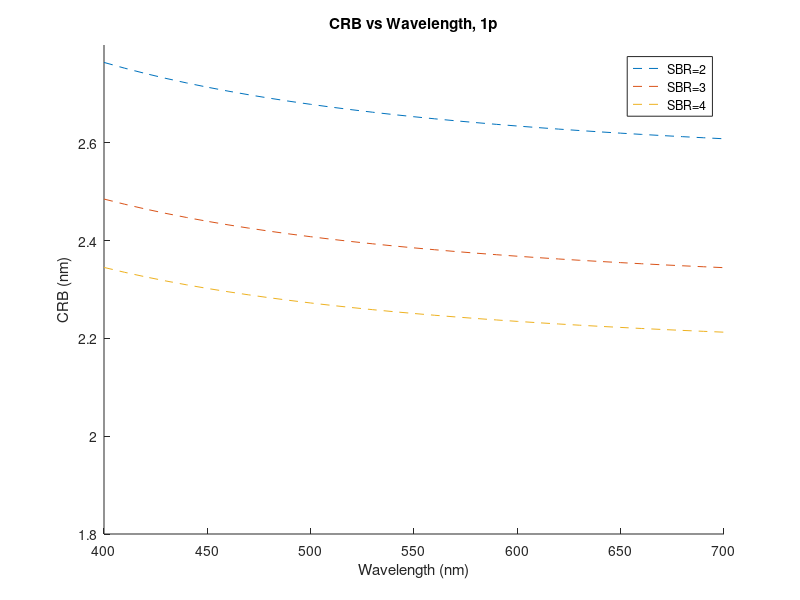
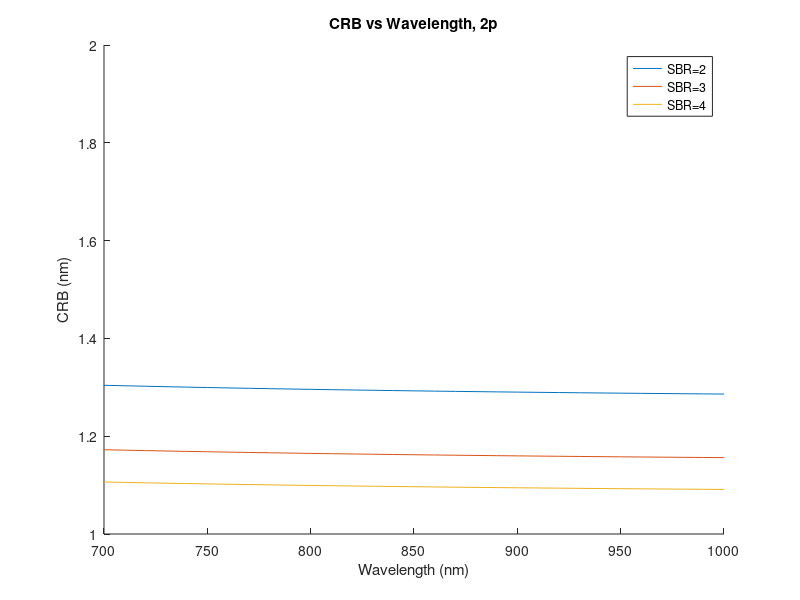

MATLAB code to generate these figures, in order:
close all
clear all

wavelength=[400:10:700;700:10:1000];
fwhm=wavelength*0.51/1.4;

NN=100; % photon number
L=50;
SBRall=[2,3,4];
K=4;
CRB=fwhm;
% cc={{'--'},{'-'}};

%% 1p
for photon=1
figure
jj=1;
    for ii=1:length(SBRall)
        SBR=SBRall(ii);
        index=2*photon;
        if SBR < Inf
            CRB(photon,:) = L .* sqrt((1./SBR + 1).*(3/K./SBR + 1)./NN/2)  ...
                ./(index * (1 - (log(2)*L^2 ./fwhm(photon,:).^2)) ) ;
        else
            CRB(photon,:) = L .* sqrt(1./NN/2) ./(index * (1 - (log(2)*L^2 ./fwhm(photon,:).^2)) ) ;
        end
        plot(wavelength(photon,:),CRB(photon,:),'--'),hold on
        name=sprintf('SBR=%.0f',SBR);
        label(jj)=cellstr(name);
        jj=jj+1;
    end
    legend(label,'Location','northeast')
    title(sprintf('CRB vs Wavelength, %dp',photon))
    xlabel('Wavelength (nm)')
    ylabel('CRB (nm)')
    box off
end

%% 2p
for photon=2
figure
jj=1;
    for ii=1:length(SBRall)
        SBR=SBRall(ii);
        index=2*photon;
        if SBR < Inf
            CRB(photon,:) = L .* sqrt((1./SBR + 1).*(3/K./SBR + 1)./NN/2)  ...
                ./(index * (1 - (log(2)*L^2 ./fwhm(photon,:).^2)) ) ;
        else
            CRB(photon,:) = L .* sqrt(1./NN/2) ./(index * (1 - (log(2)*L^2 ./fwhm(photon,:).^2)) ) ;
        end
        plot(wavelength(photon,:),CRB(photon,:)),hold on
        name=sprintf('SBR=%.0f',SBR);
        label(jj)=cellstr(name);
        jj=jj+1;
    end
    legend(label,'Location','northeast')
    title(sprintf('CRB vs Wavelength, %dp',photon))
    xlabel('Wavelength (nm)')
    ylabel('CRB (nm)')
    box off
end
figure(1); axis([400 700  1.8 2.8])
figure(2); axis([700 1000 1 2])